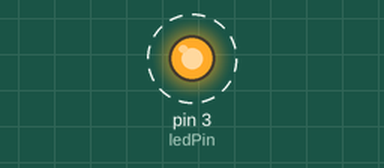
The sketch below on a simulated Arduino Uno, built with avr-gcc and run on an emulated ATmega328P. Shown: output pins drawn as LEDs (lit = HIGH). Dashed ring = blinking.

Above: at 0.5 s.
Timing chart, 0 to 4.6 s (numbered marks = the images above):
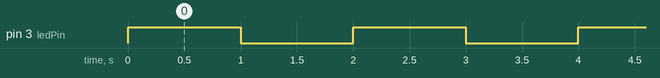

Measured:
- by itself, pin 3 (ledPin): alternates HIGH for 1.0 s and LOW for 1.0 s

The sketch:

sketch_jan20a.ino
```cpp
const int ledPin = 3;  // use const for safety

void setup() {
  pinMode(ledPin, OUTPUT);
}

void loop() {
  digitalWrite(ledPin, HIGH);
  delay(1000);
  digitalWrite(ledPin, LOW);
  delay(1000);
}
```
